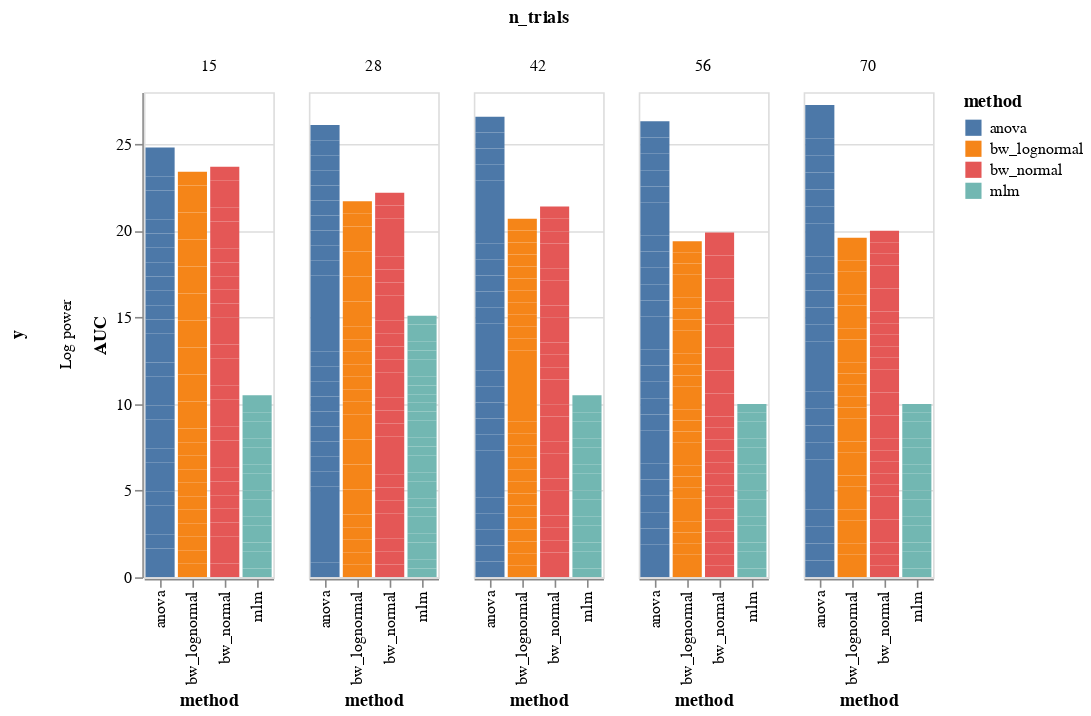
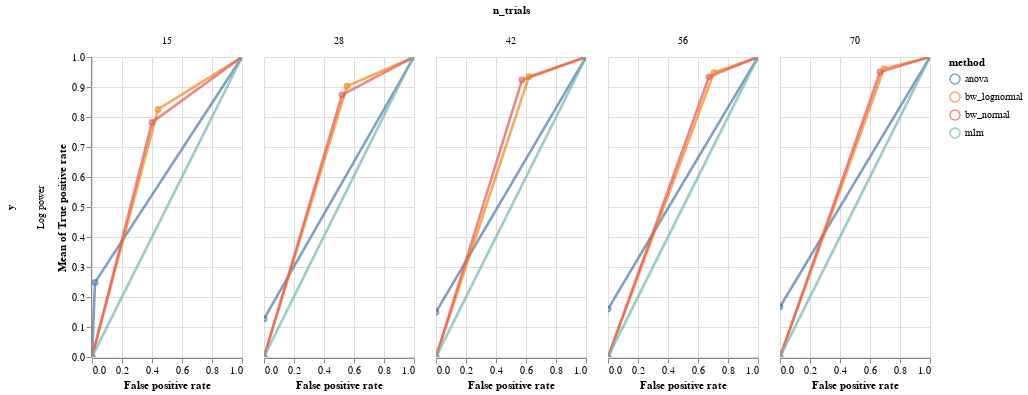

Notebook code for these charts, in order:
### Code cell
bars, roc = model_comparison.plot_roc(df)
bars.facet(column='n_trials', row='y').properties().display()
roc.facet(column='n_trials', row='y').properties()

### Figure 1 — Vega-Lite specification as saved in the notebook (floating-point values rounded to 4 significant figures; data arrays with more than 128 entries replaced by an {"elided": "..."} marker saying what was removed)
{"config": {"view": {"continuousWidth": 400, "continuousHeight": 300}}, "data": {"name": "data-abd004002727820ff01dae6c700750fb"}, "facet": {"column": {"type": "quantitative", "field": "n_trials"}, "row": {"type": "nominal", "field": "y"}}, "spec": {"mark": "bar", "encoding": {"color": {"type": "nominal", "field": "method"}, "x": {"type": "nominal", "field": "method"}, "y": {"type": "quantitative", "field": "AUC"}}, "selection": {"selector002": {"type": "interval", "bind": "scales", "encodings": ["x", "y"]}}}, "$schema": "https://vega.github.io/schema/vega-lite/v4.8.1.json", "datasets": {"data-abd004002727820ff01dae6c700750fb": {"elided": "557 records"}}}

### Figure 2 — Vega-Lite specification as saved in the notebook (floating-point values rounded to 4 significant figures; data arrays with more than 128 entries replaced by an {"elided": "..."} marker saying what was removed)
{"config": {"view": {"continuousWidth": 400, "continuousHeight": 300}}, "data": {"name": "data-abd004002727820ff01dae6c700750fb"}, "facet": {"column": {"type": "quantitative", "field": "n_trials"}, "row": {"type": "nominal", "field": "y"}}, "spec": {"layer": [{"mark": {"type": "line", "opacity": 0.7, "size": 2.6}, "encoding": {"color": {"type": "nominal", "field": "method"}, "x": {"type": "quantitative", "field": "False positive rate"}, "y": {"type": "quantitative", "aggregate": "mean", "field": "True positive rate"}}, "selection": {"selector001": {"type": "interval", "bind": "scales", "encodings": ["x", "y"]}}}, {"mark": {"type": "point", "opacity": 0.7, "size": 22.6}, "encoding": {"color": {"type": "nominal", "field": "method"}, "x": {"type": "quantitative", "field": "False positive rate"}, "y": {"type": "quantitative", "aggregate": "mean", "field": "True positive rate"}}}], "width": 150}, "$schema": "https://vega.github.io/schema/vega-lite/v4.8.1.json", "datasets": {"data-abd004002727820ff01dae6c700750fb": {"elided": "557 records"}}}
